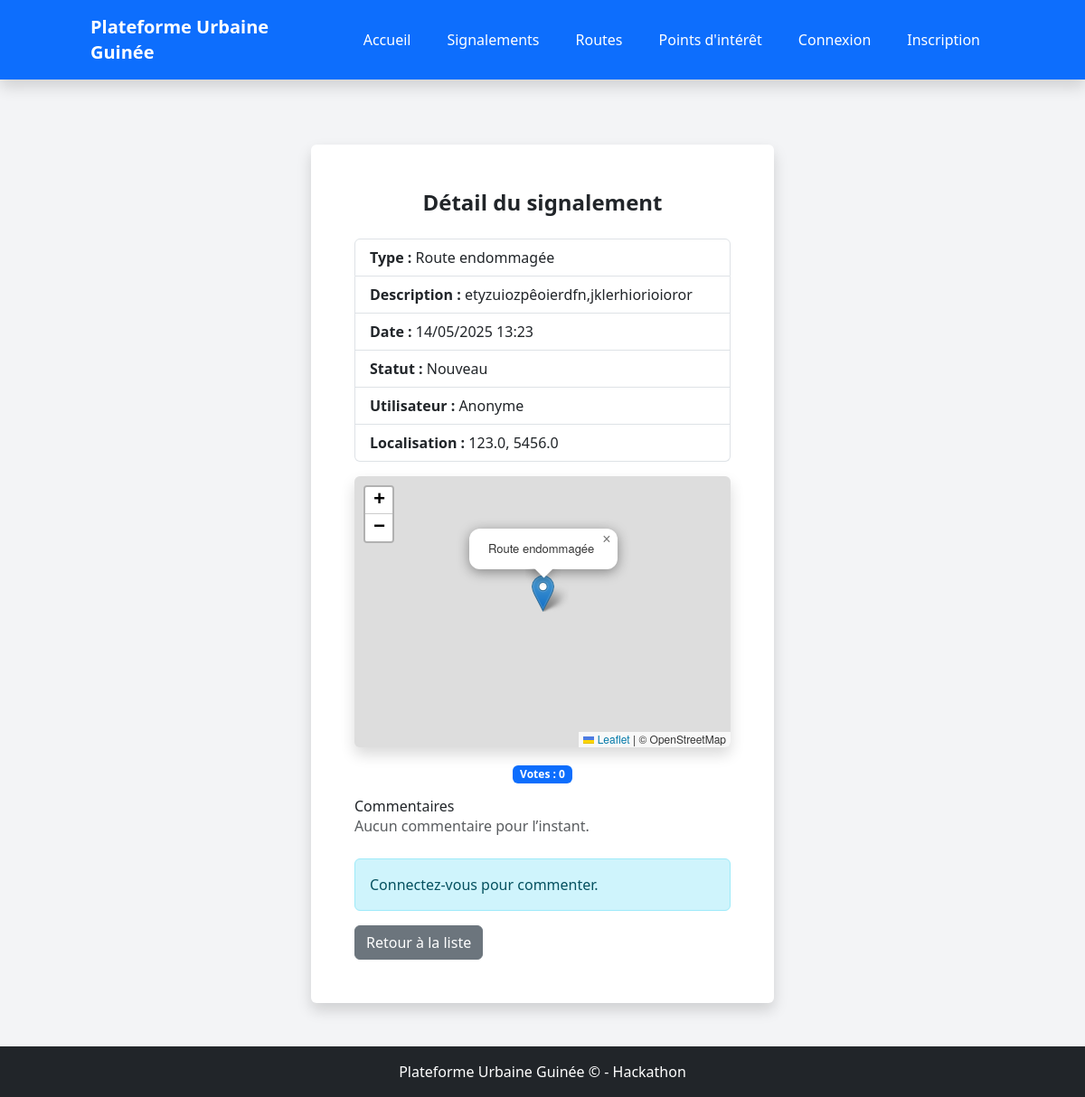
Screenshot of /reports/1/ with the database file from the repository.
### reports/models.py (models this page shows, shortened)
class Report(models.Model):
    PROBLEM_TYPES = [
        ('road', 'Route endommagée'),
        ('electricity', 'Panne électrique'),
        ('waste', 'Déchets sauvages'),
        ('sanitation', 'Problème d\'assainissement'),
        ('other', 'Autre incident'),
    ]
    user = models.ForeignKey(User, on_delete=models.CASCADE, related_name='reports', null=True, blank=True)
    problem_type = models.CharField(max_length=20, choices=PROBLEM_TYPES, null=True, blank=True)
    description = models.TextField()
    photo = models.ImageField(upload_to='reports/photos/', blank=True, null=True)
    latitude = models.FloatField(null=True, blank=True)
    longitude = models.FloatField(null=True, blank=True)
    route = models.ForeignKey(Route, on_delete=models.SET_NULL, null=True, blank=True, related_name='reports')
    status = models.CharField(max_length=20, choices=[('new', 'Nouveau'), ('in_progress', 'En cours'), ('resolved', 'Résolu')], default='new')
    created_at = models.DateTimeField(auto_now_add=True)
    class Meta:
        ordering = ['-created_at']

### reports/views.py (the view)
# urls.py: path('<int:pk>/', views.report_detail, name='report_detail'),
def report_detail(request, pk):
    report = get_object_or_404(Report, pk=pk)
    comments = report.comments.all().order_by('-created_at')
    vote_count = report.votes.count()
    user_has_voted = request.user.is_authenticated and report.votes.filter(user=request.user).exists()
    if request.method == 'POST' and request.user.is_authenticated:
        form = CommentForm(request.POST)
        if form.is_valid():
            comment = form.save(commit=False)
            comment.report = report
            comment.user = request.user
            comment.save()
            return redirect('report_detail', pk=pk)
    else:
        form = CommentForm()
    return render(request, 'reports/report_detail.html', {
        'report': report,
        'comments': comments,
        'vote_count': vote_count,
        'user_has_voted': user_has_voted,
        'form': form,
    })

### templates/reports/report_detail.html (shortened to what this page needs)
{% extends "base.html" %}
{% block content %}
<div class="max-w-lg mx-auto bg-white rounded shadow p-5 mt-5">
    <h2 class="text-2xl font-bold mb-4 text-center">Détail du signalement</h2>
    <ul class="list-group mb-3">
        <li class="list-group-item"><strong>Type :</strong> {{ report.get_problem_type_display }}</li>
        <li class="list-group-item"><strong>Description :</strong> {{ report.description }}</li>
        <li class="list-group-item"><strong>Date :</strong> {{ report.created_at|date:"d/m/Y H:i" }}</li>
        <li class="list-group-item"><strong>Statut :</strong> {{ report.get_status_display }}</li>
        <li class="list-group-item"><strong>Utilisateur :</strong>
            {% if report.user %}
                {{ report.user.username }}
            {% else %}
                Anonyme
            {% endif %}
        </li>
        <li class="list-group-item"><strong>Localisation :</strong> {{ report.latitude }}, {{ report.longitude }}</li>
    </ul>
    {% if report.latitude and report.longitude %}
        <div id="map" style="height: 300px;" class="mb-3 rounded shadow"></div>
    {% endif %}
    <div class="mb-3 text-center">
        <span class="badge bg-primary">Votes : {{ vote_count }}</span>
    </div>
    <div class="mb-4">
        <h4>Commentaires</h4>
        {% for comment in comments %}
            <div class="border rounded p-2 mb-2">
                <strong>{{ comment.user.username }}</strong> <span class="text-muted">{{ comment.created_at|date:"d/m/Y H:i" }}</span>
                <div>{{ comment.text }}</div>
            </div>
        {% empty %}
            <div class="text-muted">Aucun commentaire pour l’instant.</div>
        {% endfor %}
    </div>
    {% if user.is_authenticated %}
        <form method="post">
            {% csrf_token %}
            {{ form.as_p }}
            <button type="submit" class="btn btn-primary">Commenter</button>
        </form>
    {% else %}
        <div class="alert alert-info">Connectez-vous pour commenter.</div>
    {% endif %}
    <a href="{% url 'report_list' %}" class="btn btn-secondary">Retour à la liste</a>
</div>
{% endblock %}

### rows the page displays
Report: problem_type "Route endommagée", description "etyzuiozpêoierdfn,jklerhiorioioror", created_at "14/05/2025 13:23", status "Nouveau", latitude "123.0", longitude "5456.0"

### other values shown
{{ vote_count }} "0"
